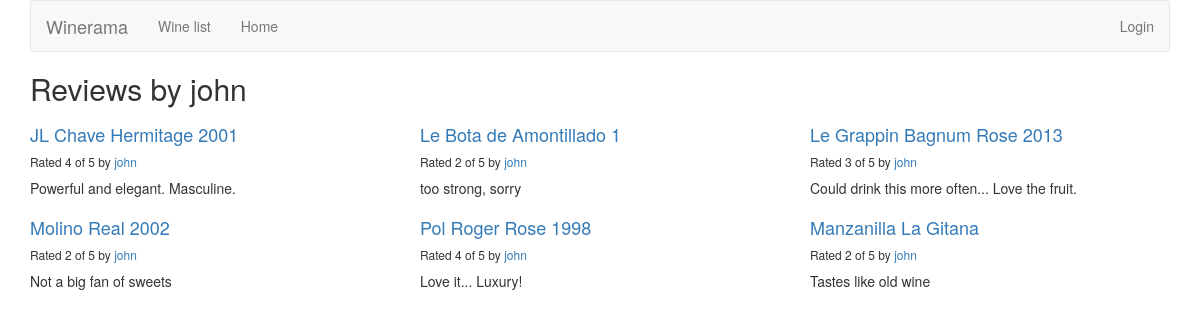
Page /reviews/review/user/john/ on the committed database.
### reviews/models.py (models this page shows, shortened)
class Review(models.Model):
    RATING_CHOICES=(
        (1,'1'),
        (2,'2'),
        (3,'3'),
        (4,'4'),
        (5,'5'),
    )
    wine=models.ForeignKey(Wine) #tells Django each "Review" is related to a single "Wine"
    pub_date=models.DateTimeField('date published')
    user_name=models.CharField(max_length=100)
    comment=models.CharField(max_length=200)
    rating=models.IntegerField(choices=RATING_CHOICES)

class Wine(models.Model):
    name=models.CharField(max_length=200)

### reviews/views.py (the view)
# urls.py: url(r'^review/user/(?P<username>\w+)/$',views.user_review_list,name='user_review_list'),
def user_review_list(request,username=None):
    if not username:
        username=request.user.username
    latest_review_list=Review.objects.filter(user_name=username).order_by('-pub_date')
    context={'latest_review_list':latest_review_list,'username':username}
    return render(request,'reviews/user_review_list.html',context)

### reviews/templates/reviews/user_review_list.html
{% extends 'reviews/review_list.html' %}
{% block title %}
<h2>Reviews by {{ username }}</h2>
{% endblock %}

### reviews/templates/reviews/review_list.html (shortened to what this page needs)
{% extends 'base.html' %}
{% block content %}
{% if latest_review_list %}
<div class="row">
    {% for review in latest_review_list %}
    <div class="col-xs-6 col-lg-4">
        <h4><a href="{% url 'reviews:review_detail' review.id %}">
        {{ review.wine.name }}
        </a></h4>
        <h6>Rated {{ review.rating }} of 5 by <a href="{% url 'reviews:user_review_list' review.user_name %}">{{ review.user_name }}</a></h6>
        <p>{{ review.comment }}</p>
    </div>
    {% endfor %}
</div>
{% else %}
<p>No reviews are available.</p>
{% endif %}
{% endblock %}

### rows in the picture
Review: wine.name "JL Chave Hermitage 2001", rating "4", user_name "john", comment "Powerful and elegant. Masculine."
Review: wine.name "Le Bota de Amontillado 1", rating "2", user_name "john", comment "too strong, sorry"
Review: wine.name "Le Grappin Bagnum Rose 2013", rating "3", user_name "john", comment "Could drink this more often... Love the fruit."
Review: wine.name "Molino Real 2002", rating "2", user_name "john", comment "Not a big fan of sweets"
Review: wine.name "Pol Roger Rose 1998", rating "4", user_name "john", comment "Love it... Luxury!"
Review: wine.name "Manzanilla La Gitana", rating "2", user_name "john", comment "Tastes like old wine"

### other values in the picture
{{ username }} "john"
